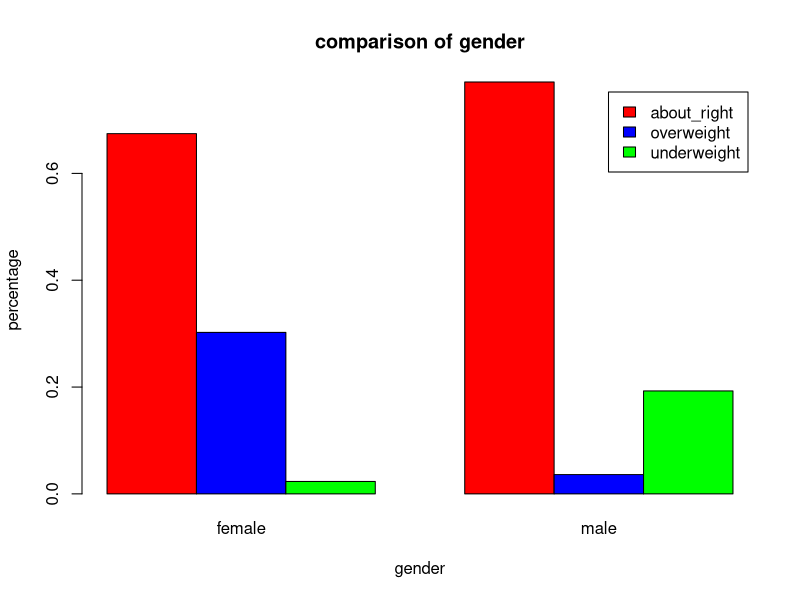

The R script that drew this image:
## ---- chunk 1
right_p=c(87/129,64/83,151/212)
over_p=c(39/129,3/83,42/212)
under_p=c(3/129,16/83,19/212)
total_p=c(1,1,1)
p=data.frame(about_right=right_p,overweight=over_p,underweight=under_p,total=total_p,row.names = c("female","male","total"))
p
## ---- chunk 2
pp=t(as.matrix(p))
pp=pp[1:3,1:2]
barplot(pp,col=c("red","blue","green"),main="comparison of gender",xlab = "gender",ylab="percentage",legend=rownames(pp),beside = T)
## ---- chunk 3
YES=c(42,30,72)
NO=c(50,87,137)
TOTAL=c(92,117,209)
data.frame(YES,NO,TOTAL,row.names = c('short','tall','total'))
## ---- chunk 4
risk_s=42/92;risk_s
risk_t=30/117;risk_t
## ---- chunk 5
r_risk=risk_s/risk_t;r_risk
## ---- chunk 6
r_risk-1
## ---- chunk 7
odd_s=42/50
odd_t=30/87
odd_ratio=odd_s/odd_t;odd_ratio
## ---- chunk 8
survive=c(5,100,105)
die=c(95,900,995)
TOTAL=c(100,1000,1100)
a=data.frame(survive,die,TOTAL,row.names = c('standard','new','total'))
a
## ---- chunk 9
survive=c(500,95,595)
die=c(500,5,505)
TOTAL=c(1000,100,1100)
b=data.frame(survive,die,TOTAL,row.names = c('standard','new','total'))
b
## ---- chunk 10
a[1,1]/a[1,3]
a[2,1]/a[2,3]
## ---- chunk 11
b[1,1]/b[1,3]
b[2,1]/b[2,3]
## ---- chunk 12
c=a+b
c
c[1,1]/c[1,3]
c[2,1]/c[2,3]
## ---- chunk 13
separated=c(41,41,32,114)
not=c(931,290,163,1384)
TOTAL=c(972,331,195,1498)
a=data.frame(separated,not,TOTAL,row.names = c('neither smoked','one smoked','both smoked','total'))
a
## ---- chunk 14
exp_separated=c(972*114/1498,331*114/1498,195*114/1498)
exp_not=c(972*1384/1498,331*1384/1498,195*1384/1498)
exp=data.frame(exp_separated,exp_not,row.names = c("neither","one","both"))
exp
a=a[1:3,1:2];a
chi=(a-exp)^2/exp;chi
chi=sum(chi)
chi
## ---- chunk 15
df=(3-1)*(2-1)
p.value=1-pchisq(chi,df=df)
p.value
## ---- chunk 16
always=c(964,924,1888)
never=c(97,254,351)
TOTAL=c(1061,1178,2239)
a=data.frame(always,never,TOTAL,row.names = c('female','male','total'))
a
## ---- chunk 17
chi.square=(a[3,3]*(a[1,1]*a[2,2]-a[1,2]*a[2,1])^2)/(a[1,3]*a[2,3]*a[3,1]*a[3,2])
chi.square
## ---- chunk 18
df=(2-1)*(2-1);df
## ---- chunk 19
p.value=1-pchisq(chi.square,df=df)
p.value
## ---- chunk 20
groups=c("sliver","blue","green","total")
times=c(59,25,27,111)
expected=c((1/3)*111,(1/3)*111,(1/3)*111,111)
a=data.frame(groups,times,expected)
a
## ---- chunk 21
c=a[1:3,2]
exp=a[1:3,3]
chi=((c-exp)^2)/exp
chi=sum(chi)
chi
## ---- chunk 22
df=3-1;df
## ---- chunk 23
p.value=1-pchisq(chi,df=df)
p.value
## ---- chunk 24
Heart_Table = read.table("heartatk.csv", header=TRUE, sep=",")
MyTable = xtabs(~ SEX + DIED, data = Heart_Table) # generate a 2x2 table
MyTable
MyChiSq <- function(MyTable) {
    # row total, column total, total
    total.0 = sum(MyTable[,1])
    total.1 = sum(MyTable[,2])
    total.F = sum(MyTable[1,])
    total.M = sum(MyTable[2,])
    total = sum(MyTable)
    
    # generate an expected table
    ExpTable = MyTable
    ExpTable[1,1] = total.0*total.F / total
    ExpTable[1,2] = total.1*total.F / total
    ExpTable[2,1] = total.0*total.M / total
    ExpTable[2,2] = total.1*total.M / total

    # calculate chi-square statistic
    chi.11 = ((MyTable[1,1] - ExpTable[1,1])^2) / ExpTable[1,1]
    chi.12 = ((MyTable[1,2] - ExpTable[1,2])^2) / ExpTable[1,2]
    chi.21 = ((MyTable[2,1] - ExpTable[2,1])^2) / ExpTable[2,1]
    chi.22 = ((MyTable[2,2] - ExpTable[2,2])^2) / ExpTable[2,2]
    chi.square = sum(chi.11, chi.12, chi.21, chi.22)
    
    # p-value
    df = (nrow(MyTable)-1) * (ncol(MyTable)-1)
    p.value = 1-pchisq(chi.square, df = df)
    results=list(X.squared = chi.square, df = df, p.value = p.value)
    return(results)

}


MyChiSq(MyTable)
## ---- chunk 25
x = c(0,1,2,3,4,5,6,7)

#observed values
obs = c(5,13,26,19,20,7,0,0)
n = 90
pp =(sum(x*obs))/(n*7)#下雨的機率

#expected values
exp = c()
for (i in 1:length(obs)) {
  exp[i] = dbinom(x[i],size=7,pp)* n
}

tbl = data.frame(x, obs, exp)

#check conditions
#combining 6,7,8 rows
tbl.678 = tbl[6,] + tbl[7,] + tbl[8,] #add up 6,7,8 rows
tbl = tbl[-c(6,7,8),] #remove 6,7,8 rows
tbl = rbind(tbl, tbl.678) #add the combined row

#calculate the chi-square statistic
chi=(tbl$obs-tbl$exp)^2/tbl$exp
x_square=sum(chi)
x_square
## ---- chunk 26
df = nrow(tbl)-1-1 #k-1-r r為推估的參數數
df
## ---- chunk 27
p.value=1-pchisq(x_square,df=df)
p.value
## ---- chunk 28
alpha = 0.05
if (p.value <= alpha) {
  print("Reject H0.")
} else {
  print("Do not reject H0.")
}
## ---- chunk 29
pm2.5 = c(18.8, 14.6, 14.0, 15.8, 12.4, 13.2, 16.1, 13.8, 16.2, 
          16.1, 17.8, 18.7, 15.8, 13.3, 13.6, 16.4, 13.8, 16.6, 
          15.3, 19.0, 18.4, 15.0, 18.8, 18.1, 17.3, 16.3, 17.5, 
          18.1, 14.2, 18.0, 13.0, 13.3, 12.4, 16.6, 14.1, 20.6, 
          16.8, 13.3, 18.2, 16.9)

#defining thresholds to categorize continuous data
mean = mean(pm2.5)
sd = sd(pm2.5)
n = length(pm2.5)

thres = c(mean-3*sd, mean-2*sd, mean-sd, mean, mean+sd, mean+2*sd, mean+3*sd)

#observed values (continuous --> discrete)
obs = rep(0, length = 8)

for (i in 1:length(pm2.5)) {
  if (pm2.5[i] < thres[1]) {
    obs[1]=obs[1]+1
  } else if (thres[1]<pm2.5[i] & pm2.5[i] <thres[2]) {
    obs[2]=obs[2]+1
  } else if (thres[2]<pm2.5[i] & pm2.5[i]<thres[3]) {
    obs[3]=obs[3]+1
  }else if (thres[3]<pm2.5[i] & pm2.5[i]<thres[4]) {
    obs[4]=obs[4]+1
  }else if (thres[4]<pm2.5[i] & pm2.5[i]<thres[5]) {
    obs[5]=obs[5]+1
  }else if (thres[5]<pm2.5[i] & pm2.5[i]<thres[6]) {
    obs[6]=obs[6]+1
  }else if (thres[6]<pm2.5[i] & pm2.5[i]<thres[7]) {
    obs[7]=obs[7]+1
  }else {
    obs[8]=obs[8]+1
  }
}


#expected value

cumu.p = c(pnorm(thres[1],mean=mean,sd=sd), 
           pnorm(thres[2],mean=mean,sd=sd) - pnorm(thres[1],mean=mean,sd=sd),
           pnorm(thres[3],mean=mean,sd=sd) - pnorm(thres[2],mean=mean,sd=sd),
           pnorm(thres[4],mean=mean,sd=sd) - pnorm(thres[3],mean=mean,sd=sd),
           pnorm(thres[5],mean=mean,sd=sd) - pnorm(thres[4],mean=mean,sd=sd),
           pnorm(thres[6],mean=mean,sd=sd) - pnorm(thres[5],mean=mean,sd=sd),
           pnorm(thres[7],mean=mean,sd=sd) - pnorm(thres[6],mean=mean,sd=sd),
           1-pnorm(thres[7],mean=mean,sd=sd))
exp = cumu.p * n

#creat table
tbl = data.frame(obs, exp)


#check conditions
tbl
#combining 6,7,8 rows
tbl.678 = tbl[6,] +tbl[7,] + tbl[8,] #add up 7,8 rows
tbl = tbl[-c(6,7,8),] #remove 7,8 rows
#combining 1,2,3 rows
tbl.123 = tbl[1,] + tbl[2,] + tbl[3,] #add up 1,2,3 rows
tbl = tbl[-c(1,2,3),] #remove 6,7,8 rows
tbl = rbind(tbl.123,tbl, tbl.678) #add the combined row
#add table name
cate = c("< m-d", "m-d ~ m", "m ~ m+d", ">m+d")
rownames(tbl) = cate
tbl
#calculate the chi-square statistic
chi=(tbl$obs -tbl$exp)^2/tbl$exp
x_square=sum(chi)
x_square
## ---- chunk 30
df = nrow(tbl)-1-2  # k-1-r
df
## ---- chunk 31
p.value=1-pchisq(x_square,df=df)
p.value
## ---- chunk 32
alpha = 0.05
if (p.value <= alpha) {
  print("Reject H0.")
} else {
  print("Do not reject H0.")
}
